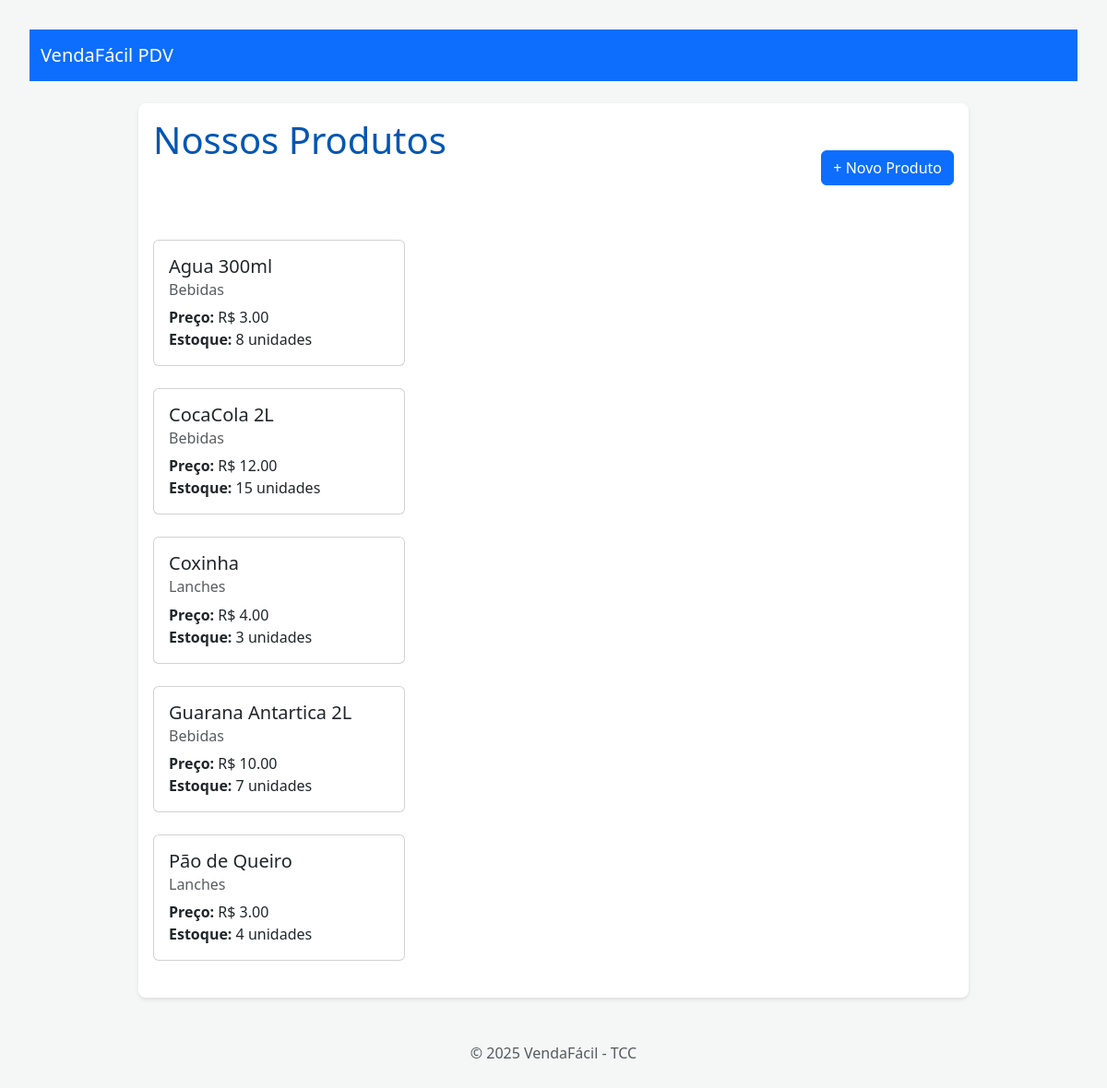
The app's page /produtos/, older data.
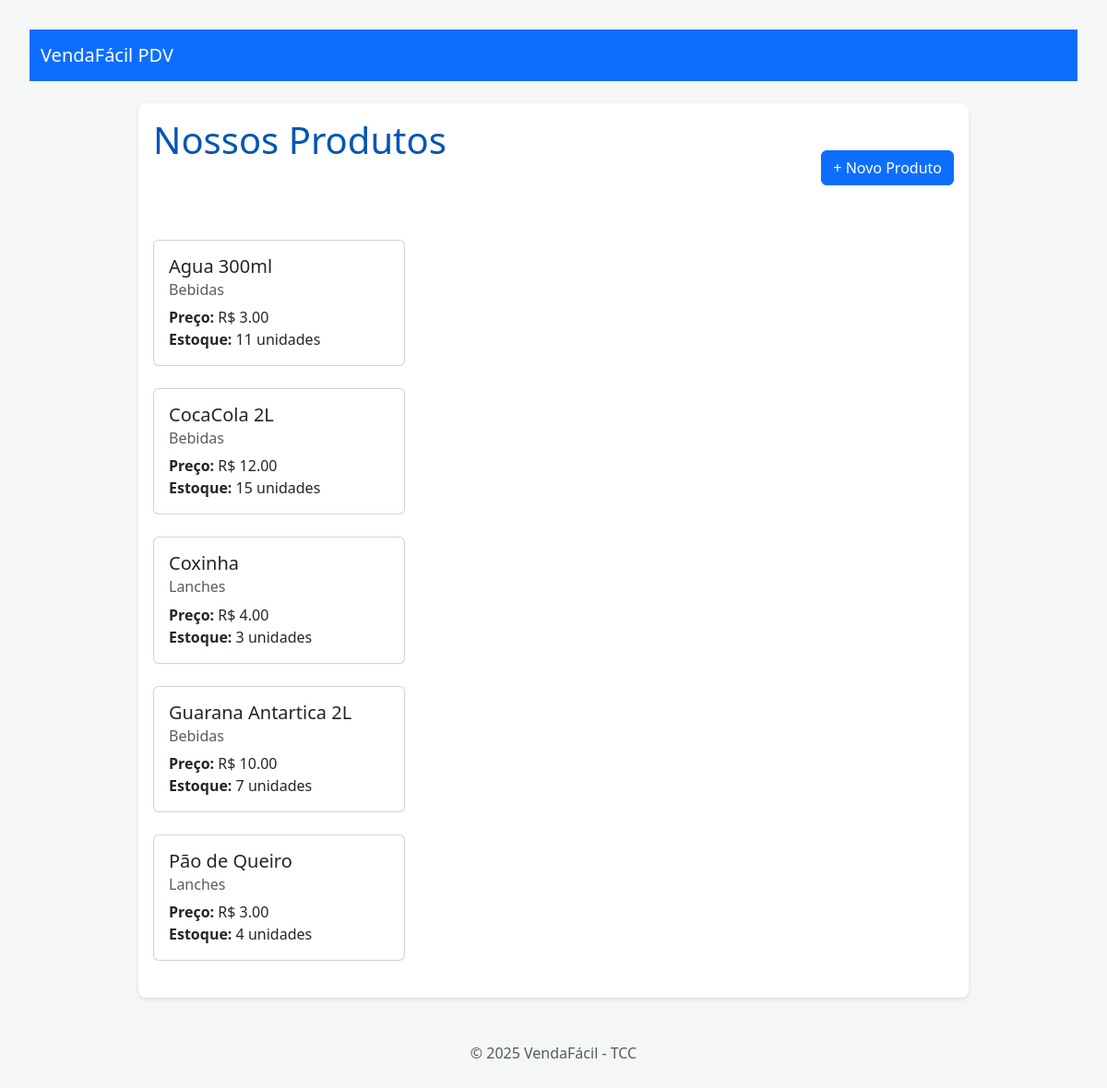
The same page, newer data.
### products/models.py (models this page shows, shortened)
class Produto(models.Model):
    nome = models.CharField(max_length=200, help_text="Nome do produto")
    descricao = models.TextField(blank=True, null=True, help_text="Descrição do Produto")
    preco = models.DecimalField(max_digits=10, decimal_places=2, help_text="Preço do produto")
    estoque = models.IntegerField(default=0, help_text="Quantidade em estoque")
    categoria = models.ForeignKey(Categoria, on_delete=models.PROTECT, related_name='produtos', help_text="Categoria do produto")
    data_criacao = models.DateTimeField(auto_now_add=True)
    data_atualizacao = models.DateTimeField(auto_now=True)

class Categoria(models.Model):
    nome = models.CharField(max_length=100, unique=True, help_text="Nome da categoria")
    def __str__(self):
        return self.nome

### products/views.py (the view)
# urls.py: path('', views.listar_produtos, name='listar_produtos'),
def listar_produtos(request):
    produtos = Produto.objects.all().order_by('nome') #Puxa os objetos do banco e ordena por nome
    contexto = {
        'lista_de_produtos': produtos,
    }
    return render(request, 'products/lista_produtos.html', contexto)

### templates/products/lista_produtos.html (shortened to what this page needs)
{% extends 'base.html' %}
{% block content %}
<div class="d-flex justify-content-between align-items-center mb-4">
    <h1>Nossos Produtos</h1>
    <a href="{% url 'products:criar_produto' %}" class="btn btn-primary">
        + Novo Produto
    </a>
</div>
<div class="row">
    {% for produto in lista_de_produtos %}
    <div class="col-md-6 col-lg-4 mb-4">
        <div class="card h-100">
            <div class="card-body">
                <h5 class="card-title">
                    <a href="{% url 'products:detalhe_produto' produto.id %}" class="text-decoration-none text-dark">
                        {{ produto.nome }}
                </h5>
                <h6 class="card-subtitle mb-2 text-muted">{{ produto.categoria }}</h6>
                <p class="card-text">
                    <strong>Preço:</strong> R$ {{ produto.preco }} <br>
                    <strong>Estoque:</strong> {{ produto.estoque }} unidades
                </p>
                </div>
        </div>
    </div>
    {% empty %}
    <div class="col-12">
        <div class="alert alert-warning" role="alert">
            Nenhum produto cadastrado ainda.
        </div>
    </div>
    {% endfor %}
</div>
{% endblock %}

Row changes from the older to the newer data that the page shows:
changed Produto "Agua 300ml": estoque "8" → "11"
